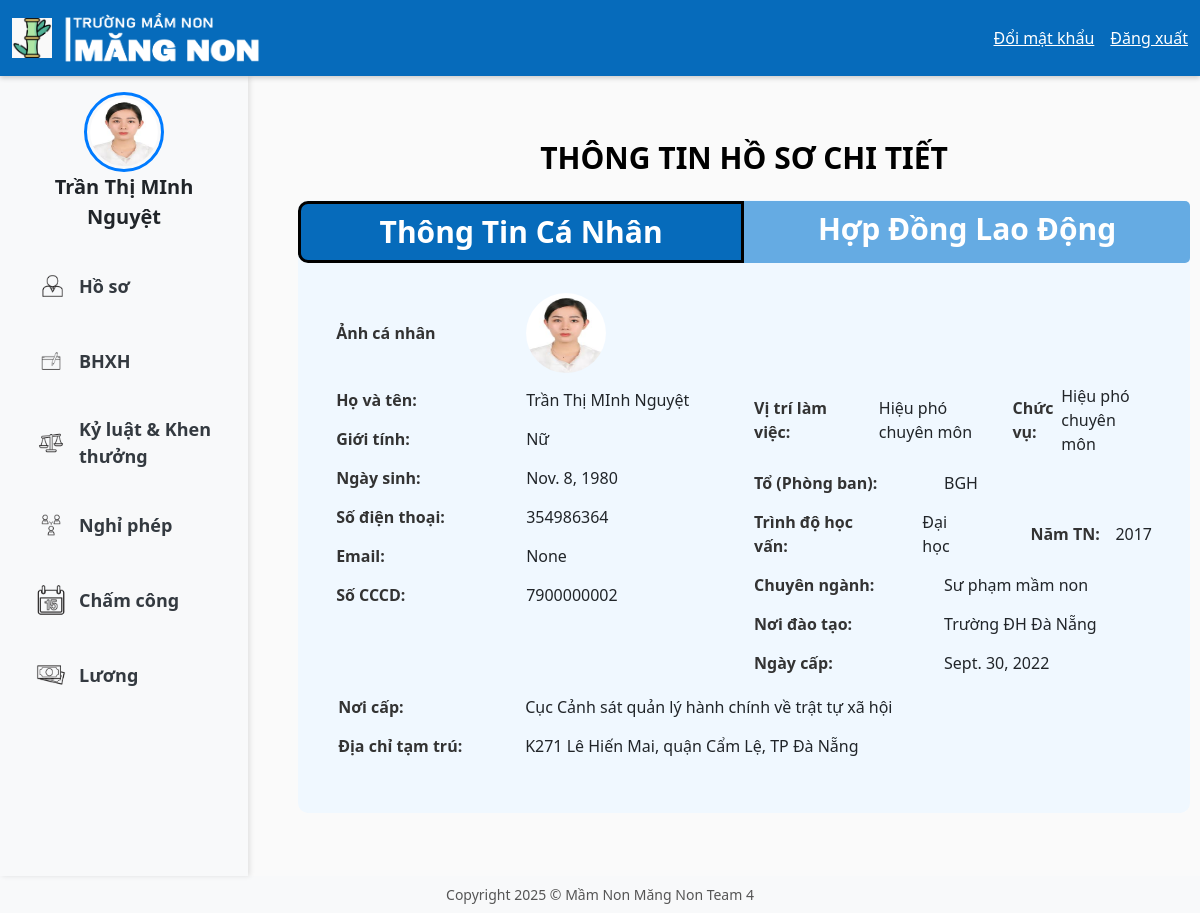
Page /nvhosochitiet/ (signed in) on the earlier database version.
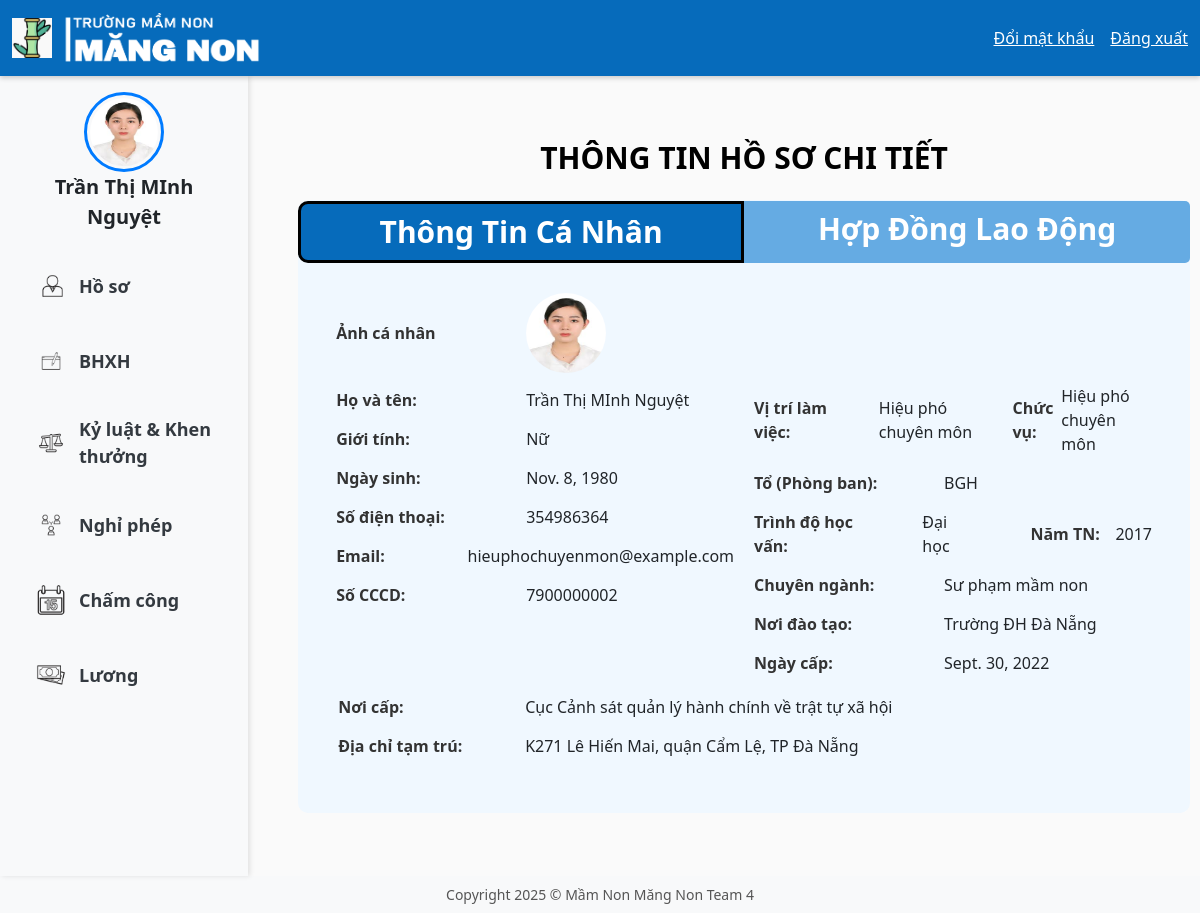
Same page on the later database version.
### HOME/models.py (models this page shows, shortened)
class NhanVien(models.Model):
 user = models.OneToOneField(User, on_delete=models.CASCADE, unique=True, null=False, related_name='nhanvien_home')
 ten_nv = models.CharField(max_length=100)
 anh_ca_nhan = models.ImageField(upload_to='media/nhanvien/', null=True, blank=True)
 gioi_tinh = models.CharField(max_length=10, choices=[('2', 'Nam'), ('1', 'Nữ')],default='1')
 ngay_sinh = models.DateField(null=True)
 vi_tri_cong_viec = models.CharField(max_length=100, blank=True, null=True)
 to_phong_ban = models.CharField(max_length=50, choices=TO_PHONG_BAN_CHOICES)
 trinh_do_hoc_van = models.CharField(max_length=50, choices=TRINH_DO_HOC_VAN_CHOICES)
 chuyen_nganh = models.CharField(max_length=100, null=True)
 noi_dao_tao = models.CharField(max_length=100)
 nam_tn = models.IntegerField(null=True)
 ngay_cap = models.DateField(null=True)
 noi_cap = models.CharField(max_length=100)
 dia_chi_tam_tru = models.TextField(null=True)
 chuc_vu = models.CharField(max_length=150, null=True)
 so_dien_thoai = models.CharField(
     max_length=10,
     unique=True,
     validators=[RegexValidator(r'^\d{10}$', message="Số điện thoại phải có đúng 10 chữ số.")])
 email = models.EmailField(unique=True, max_length=50, null=True)
 so_cccd = models.CharField(
     max_length=12,
     unique=True,
     validators=[RegexValidator(r'^\d{12}$', message="Số CCCD phải có đúng 12 chữ số.")]
 )
 phu_caps = models.ManyToManyField(PhuCap, related_name='nhanviens')
 class Meta:
     db_table = 'HOME_nhanvien'

### HoSo/views.py (the view)
# urls.py: path('nvhosochitiet/', nv_hosochitiet, name="NVXemHoSo"),
@login_required
def nv_hosochitiet(request):
    nhan_vien = get_object_or_404(NhanVien, user=request.user)
    hop_dong = HopDongLaoDong.objects.filter(nhan_vien=nhan_vien).first()
    context = {
        'nhan_vien': nhan_vien,
        'hop_dong': hop_dong,
    }
    return render(request, 'HoSo/nv_hosochitiet.html', context)

### templates/HoSo/nv_hosochitiet.html (shortened to what this page needs)
{% extends "home.html" %}
{% block page_background %}
<main class="content" style=" padding: 10px; width: 80%">
    <div class="ndung" style="width: 100%">
        <form method="POST" enctype="multipart/form-data">
            <h1 class="header-title" style="color: #000000; font-size: 30px; font-weight: bold; text-align: center; width: 100%;">THÔNG TIN HỒ SƠ CHI TIẾT</h1>
            <div class="container mt-4" style="background-color: #f0f8ff; padding: 40px; border-radius: 10px;">
                <h4 class="header-title" style="display: flex; justify-content: space-between; font-size: 30px; font-weight: bold; margin-bottom: 20px; margin-top: -39px;margin-right:-40px;margin-left:-40px;">
                    <a href="{% url 'NVXemHoSo' %}" style="border: 3px solid #000000; text-decoration: none; color: white; width: 50%; text-align: center; padding: 10px; background-color: #066BBB; border-top-left-radius: 10px; border-bottom-left-radius: 10px;">
                        Thông Tin Cá Nhân
                    </a>
                    <a href="{% url 'NVXemHoSoHDLD' %}" style="text-decoration: none; color: white; width: 50%; text-align: center; padding: 10px; background-color: #65ABE3; border-top-right-radius: 5px; border-bottom-right-radius: 5px;">
                        Hợp Đồng Lao Động
                    </a>
                </h4>
                <div class="row">
                    <div class="col-md-6 left-column" style="padding: 10px;">
                        <div class="form-group" style="display: flex; align-items: center; margin-bottom: 15px;">
                            <label for="anh_ca_nhan" style="width: 180px; font-weight: bold; font-size: 16px; color: #333; margin-right: 10px; text-align: left;">Ảnh cá nhân</label>
                            <img src="{{ nhan_vien.anh_ca_nhan.url }}" alt="User Avatar" class="rounded-circle" width="80" height="80">
                        </div>
                        <div class="form-group" style="display: flex; align-items: center; margin-bottom: 15px;">
                            <label for="ten_nv" style="width: 180px; font-weight: bold; font-size: 16px; color: #333; margin-right: 10px; text-align: left;">Họ và tên:</label>
                            <div style="font-size: 16px;">{{ nhan_vien.ten_nv }}</div>
                        </div>
                        <div class="form-group" style="display: flex; align-items: center; margin-bottom: 15px;">
                            <label for="gioi_tinh" style="width: 180px; font-weight: bold; font-size: 16px; color: #333; margin-right: 10px; text-align: left;">Giới tính:</label>
                            <div style="font-size: 16px;">{{ nhan_vien.get_gioi_tinh_display  }}</div>
                        </div>
                        <div class="form-group" style="display: flex; align-items: center; margin-bottom: 15px;">
                            <label for="ngay_sinh" style="width: 180px; font-weight: bold; font-size: 16px; color: #333; margin-right: 10px; text-align: left;">Ngày sinh:</label>
                            <div style="font-size: 16px;">{{ nhan_vien.ngay_sinh }}</div>
                        </div>
                        <div class="form-group" style="display: flex; align-items: center; margin-bottom: 15px;">
                            <label for="so_dien_thoai" style="width: 180px; font-weight: bold; font-size: 16px; color: #333; margin-right: 10px; text-align: left;">Số điện thoại:</label>
                            <div style="font-size: 16px;">{{ nhan_vien.so_dien_thoai }}</div>
                        </div>
                        <div class="form-group" style="display: flex; align-items: center; margin-bottom: 15px;">
                            <label for="email" style="width: 180px; font-weight: bold; font-size: 16px; color: #333; margin-right: 10px; text-align: left;">Email:</label>
                            <div style="font-size: 16px;">{{ nhan_vien.email }}</div>
                        </div>
                        <div class="form-group" style="display: flex; align-items: center; margin-bottom: 15px;">
                            <label for="So_cccd" style="width: 180px; font-weight: bold; font-size: 16px; color: #333; margin-right: 10px; text-align: left;">Số CCCD:</label>
                            <div style="font-size: 16px;">{{ nhan_vien.so_cccd }}</div>
                        </div>
                    </div>
                    <div class="col-md-6 right-column" style="padding: 10px; margin-top: 91px">
                        <div class="form-group" style="display: flex; align-items: center; margin-bottom: 10px;">
                            <label for="vi_tri_cong_viec" style="width: 150px; font-weight: bold; font-size: 16px; color: #333; margin-right: 35px; text-align: left;">Vị trí làm việc:</label>
                            <div style="font-size: 16px; margin-right: 5px;margin-left: 5px;">{{ nhan_vien.vi_tri_cong_viec }}</div>
                            <div class="form-group" style="display: flex; align-items: center; margin-bottom: 0px;">
                                <label for="chuc_vu" style="width: 80px; font-weight: bold; font-size: 16px; color: #333; margin-left: 35px; margin-right: 5px; ">Chức vụ:</label>
                                <div style="font-size: 16px;margin-left: 0px;">{{ nhan_vien.chuc_vu }}</div>
                            </div>
                        </div>
                        <div class="form-group" style="display: flex; align-items: center; margin-top: 15px;">
                            <label for="to_phong_ban" style="width: 180px; font-weight: bold; font-size: 16px; color: #333; margin-right: 10px; text-align: left;">Tổ (Phòng ban):</label>
                            <div style="font-size: 16px;">{{ nhan_vien.to_phong_ban }}</div>
                        </div>
                        <div class="form-group" style="display: flex; align-items: center; margin-bottom: 10px;Margin-top: 15px;">
                            <label for="trinh_do_hoc_van" style="width: 150px; font-weight: bold; font-size: 16px; color: #333; margin-right: 35px; text-align: left;">Trình độ học vấn:</label>
                            <div style="font-size: 16px; margin-right: 5px;margin-left: 5px;">{{ nhan_vien.trinh_do_hoc_van }}</div>
                            <div class="form-group" style="display: flex; align-items: center; margin-bottom: 0px;">
                                <label for="nam_tn" style="width: 80px; font-weight: bold; font-size: 16px; color: #333; margin-left: 55px; margin-right: 5px; ">Năm TN:</label>
                                <div style="font-size: 16px;margin-left: 0px;">{{ nhan_vien.nam_tn }}</div>
                            </div>
                        </div>
                        <div class="form-group" style="display: flex; align-items: center; margin-bottom: 15px; margin-top: 15px;">
                            <label for="chuyen_nganh" style="width: 180px; font-weight: bold; font-size: 16px; color: #333; margin-right: 10px; text-align: left;">Chuyên ngành:</label>
                            <div style="font-size: 16px;">{{ nhan_vien.chuyen_nganh }}</div>
                        </div>
                        <div class="form-group" style="display: flex; align-items: center; margin-bottom: 10px;">
                            <label for="noi_dao_tao" style="width: 180px; font-weight: bold; font-size: 16px; color: #333; margin-right: 10px; text-align: left;">Nơi đào tạo:</label>
                            <div style="font-size: 16px;">{{ nhan_vien.noi_dao_tao }}</div>
                        </div>
                        <div class="form-group" style="display: flex; align-items: center; margin-bottom: 10px; margin-top: 15px;">
                            <label for="ngay_cap" style="width: 180px; font-weight: bold; font-size: 16px; color: #333; margin-right: 10px; text-align: left;">Ngày cấp:</label>
                            <div style="font-size: 16px;">{{ nhan_vien.ngay_cap }}</div>
                        </div>
                    </div>
                </div>
                <div class="form-group" style="display: flex; align-items: center; margin-bottom: 15px;">
                    <label for="noi_cap" style="width: 140px; font-weight: bold; font-size: 16px; color: #333; margin-right: 47px; text-align: left;">Nơi cấp:</label>
                    <div style="font-size: 16px;">{{ nhan_vien.noi_cap }}</div>
                </div>
                <div class="form-group" style="display: flex; align-items: center; margin-bottom: 15px;">
                    <label for="dia_chi_tam_tru" style="width: 140px; font-weight: bold; font-size: 16px; color: #333; margin-right: 47px; text-align: left;">Địa chỉ tạm trú:</label>
                    <div style="font-size: 16px;">{{ nhan_vien.dia_chi_tam_tru}}</div>
                </div>
            </div>
        </form>
    </div>
</main>
{% endblock %}

### templates/home.html (shortened to what this page needs)
<!DOCTYPE html>
<html lang="vi">
<head>
    {% load static %}
    <link rel="stylesheet" href="https://cdn.jsdelivr.net/npm/bootstrap@5.3.0/dist/css/bootstrap.min.css">
    <link rel="stylesheet" href="{% static 'css/style.css' %}">
    <link rel="stylesheet" href="https://cdnjs.cloudflare.com/ajax/libs/font-awesome/6.x.x/css/all.min.css">
    <link rel="stylesheet" href="https://cdnjs.cloudflare.com/ajax/libs/font-awesome/6.0.0-beta3/css/all.min.css"/>
    {% load static %}
</head>
<body>
    <header class="navbar navbar-expand-lg navbar-dark" style="background-color: #066BBB;">
        <div class="container-fluid">
            <a class="navbar-brand text-dark fw-bold" href="{% url 'home' %}">
                <img src="{% static 'images/logo.jpg' %}" class="logo_website" alt="Logo" width="40" height="40">
                <img src="{% static 'images/tentruong.png' %}" alt="TenTruong" width="200" height="50">
            </a>
            <div class="d-flex">
                <a href="#" class="text-white me-3">Đổi mật khẩu</a>
                <a href="{% url 'login' %}" class="text-white">Đăng xuất</a>
            </div>
        </div>
    </header>
    <div class="d-flex">
        <nav class="bg-light p-3" style="width: 250px; height: 100vh; background-color: #066BBB;">
            <div class="text-center">
                <img src="{{nhan_vien.anh_ca_nhan}}" alt="User Avatar" class="rounded-circle" width="80" height="80">
               {% if request.user.is_authenticated %}
                    <p class="fw-bold mb-0" style="font-size: 15pt">{{ nhan_vien.ten_nv }}</p>
               {% endif %}
            </div>
            <ul class="nav flex-column custom-nav">
                <br>
                <li class="nav-item">
                    <a href="{% url 'NVXemHoSo' %}" class="nav-link d-flex align-items-center">
                        <img src="{% static 'images/hoso.png' %}" alt="Hồ sơ" width="40" height="40" class="me-2">
                        Hồ sơ
                    </a>
                </li>
                <li class="nav-item">
                    <a href="{% url 'redirectBHXH' %}" class="nav-link d-flex align-items-center">
                        <img src="{% static 'images/BHXH.png' %}" alt="BHXH" width="40" height="40" class="me-2">
                        BHXH
                    </a>
                </li>
                <li class="nav-item">
                    <a href="{% url 'ky_luat_khen_thuong' %}" class="nav-link d-flex align-items-center">
                        <img src="{% static 'images/kyluat.png' %}" alt="Kỷ luật & Khen thưởng" width="40" height="40" class="me-2">
                        Kỷ luật & Khen thưởng
                    </a>
                </li>
                <li class="nav-item">
                    <a href="{% url 'DanhSachNP_redirect' %}" class="nav-link d-flex align-items-center">
                        <img src="{% static 'images/nghiphep.png' %}" alt="Nghỉ phép" width="40" height="40" class="me-2">
                        Nghỉ phép
                    </a>
                </li>
                <li class="nav-item">
                    <a href="{% url 'cham_cong' %}" class="nav-link d-flex align-items-center">
                        <img src="{% static 'images/chamcong.png' %}" alt="Chấm công" width="40" height="40" class="me-2">
                        Chấm công
                    </a>
                </li>
                <li class="nav-item">
                    <a href="{% url 'chuyen_huong_luong' %}" class="nav-link d-flex align-items-center">
                        <img src="{% static 'images/luong.png' %}" alt="Lương" width="40" height="40" class="me-2">
                        Lương
                    </a>
                </li>
            </ul>
        </nav>
        {% block page_background %}{% endblock %}
    </div>
    <footer class="text-center p-2 bg-light" style="background-color: #E8F9FF;">
        <p class="mb-0">Copyright 2025 © Mầm Non Măng Non Team 4</p>
    </footer>
</body>
</html>

### static/css/style.css (style rules this page uses)
nav { width: 250px; height: 100vh; background: #066BBB; padding: 20px; box-shadow: 2px 0 5px rgba(0, 0, 0, 0.1); }
nav .text-center img { border: 3px solid #007bff; padding: 3px; }
nav .nav-link { font-size: 16px; padding: 10px; transition: 0.3s; }
.navbar { background-color: #066BBB !important; box-shadow: 0px 2px 5px rgba(0, 0, 0, 0.2); }
.navbar .navbar-brand { display: flex; align-items: center; }
.navbar .navbar-brand img { margin-right: 10px; }
.navbar .d-flex a { color: #FFFFFF !important; }
ul { padding: 0; }
li { margin-bottom: 15px ; }
.custom-nav .nav-link { font-weight: bold; font-size: 18px ; color: #343a40; padding: 10px 15px; border-radius: 8px; ; }
main { min-height: 100vh; padding: 20px; display: flex; align-items: center; justify-content: center; }
footer { font-size: 14px; color: #555; }
.logo_website { object-fit: cover; }

### templates/HoSo/nv_hosochitiet.html (style rules this page uses)
.content { display: flex; flex-direction: column; justify-content: center; align-items: flex-start; }
.ndung { padding: 20px; margin-left: 20px; display: flex; flex-direction: column; }

### templates/home.html (style rules this page uses)
body { background: #FAFAFA; }

Differences in the rows shown:
changed NhanVien "Trần Thị MInh Nguyệt": email "None" → "hieuphochuyenmon@example.com"
